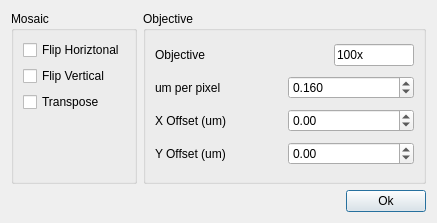
<?xml version="1.0" encoding="UTF-8"?>
<ui version="4.0">
 <class>Dialog</class>
 <widget class="QDialog" name="Dialog">
  <property name="geometry">
   <rect>
    <x>0</x>
    <y>0</y>
    <width>437</width>
    <height>223</height>
   </rect>
  </property>
  <property name="sizePolicy">
   <sizepolicy hsizetype="Fixed" vsizetype="Fixed">
    <horstretch>0</horstretch>
    <verstretch>0</verstretch>
   </sizepolicy>
  </property>
  <property name="minimumSize">
   <size>
    <width>437</width>
    <height>223</height>
   </size>
  </property>
  <property name="maximumSize">
   <size>
    <width>437</width>
    <height>225</height>
   </size>
  </property>
  <property name="windowTitle">
   <string>Mosaic Dialog</string>
  </property>
  <layout class="QVBoxLayout" name="verticalLayout_3">
   <item>
    <layout class="QHBoxLayout" name="horizontalLayout_5">
     <item>
      <widget class="QGroupBox" name="groupBox">
       <property name="title">
        <string>Mosaic</string>
       </property>
       <layout class="QVBoxLayout" name="verticalLayout">
        <item>
         <widget class="QCheckBox" name="horizCheckBox">
          <property name="text">
           <string>Flip Horiztonal</string>
          </property>
         </widget>
        </item>
        <item>
         <widget class="QCheckBox" name="vertCheckBox">
          <property name="text">
           <string>Flip Vertical</string>
          </property>
         </widget>
        </item>
        <item>
         <widget class="QCheckBox" name="transCheckBox">
          <property name="text">
           <string>Transpose</string>
          </property>
         </widget>
        </item>
        <item>
         <spacer name="verticalSpacer">
          <property name="orientation">
           <enum>Qt::Vertical</enum>
          </property>
          <property name="sizeHint" stdset="0">
           <size>
            <width>20</width>
            <height>40</height>
           </size>
          </property>
         </spacer>
        </item>
       </layout>
      </widget>
     </item>
     <item>
      <widget class="QGroupBox" name="groupBox_2">
       <property name="title">
        <string>Objective</string>
       </property>
       <layout class="QVBoxLayout" name="verticalLayout_2">
        <item>
         <layout class="QHBoxLayout" name="horizontalLayout">
          <item>
           <widget class="QLabel" name="objectiveLabel">
            <property name="text">
             <string>Objective</string>
            </property>
           </widget>
          </item>
          <item>
           <widget class="QLineEdit" name="objectiveLineEdit">
            <property name="maximumSize">
             <size>
              <width>80</width>
              <height>16777215</height>
             </size>
            </property>
            <property name="text">
             <string>100x</string>
            </property>
           </widget>
          </item>
         </layout>
        </item>
        <item>
         <layout class="QHBoxLayout" name="horizontalLayout_7">
          <item>
           <widget class="QLabel" name="pixLabel">
            <property name="text">
             <string>um per pixel</string>
            </property>
           </widget>
          </item>
          <item>
           <widget class="QDoubleSpinBox" name="pixDoubleSpinBox">
            <property name="decimals">
             <number>3</number>
            </property>
            <property name="maximum">
             <double>10.000000000000000</double>
            </property>
            <property name="singleStep">
             <double>0.010000000000000</double>
            </property>
            <property name="value">
             <double>0.160000000000000</double>
            </property>
           </widget>
          </item>
         </layout>
        </item>
        <item>
         <layout class="QHBoxLayout" name="horizontalLayout_3">
          <item>
           <widget class="QLabel" name="xoffLabel">
            <property name="text">
             <string>X Offset (um)</string>
            </property>
           </widget>
          </item>
          <item>
           <widget class="QDoubleSpinBox" name="xoffDoubleSpinBox">
            <property name="minimum">
             <double>-10000.000000000000000</double>
            </property>
            <property name="maximum">
             <double>10000.000000000000000</double>
            </property>
           </widget>
          </item>
         </layout>
        </item>
        <item>
         <layout class="QHBoxLayout" name="horizontalLayout_4">
          <item>
           <widget class="QLabel" name="yoffLabel">
            <property name="text">
             <string>Y Offset (um)</string>
            </property>
           </widget>
          </item>
          <item>
           <widget class="QDoubleSpinBox" name="yoffDoubleSpinBox">
            <property name="minimum">
             <double>-10000.000000000000000</double>
            </property>
            <property name="maximum">
             <double>10000.000000000000000</double>
            </property>
           </widget>
          </item>
         </layout>
        </item>
       </layout>
      </widget>
     </item>
    </layout>
   </item>
   <item>
    <layout class="QHBoxLayout" name="horizontalLayout_6">
     <item>
      <spacer name="horizontalSpacer">
       <property name="orientation">
        <enum>Qt::Horizontal</enum>
       </property>
       <property name="sizeHint" stdset="0">
        <size>
         <width>40</width>
         <height>20</height>
        </size>
       </property>
      </spacer>
     </item>
     <item>
      <widget class="QPushButton" name="okButton">
       <property name="text">
        <string>Ok</string>
       </property>
      </widget>
     </item>
    </layout>
   </item>
  </layout>
 </widget>
 <resources/>
 <connections/>
</ui>
